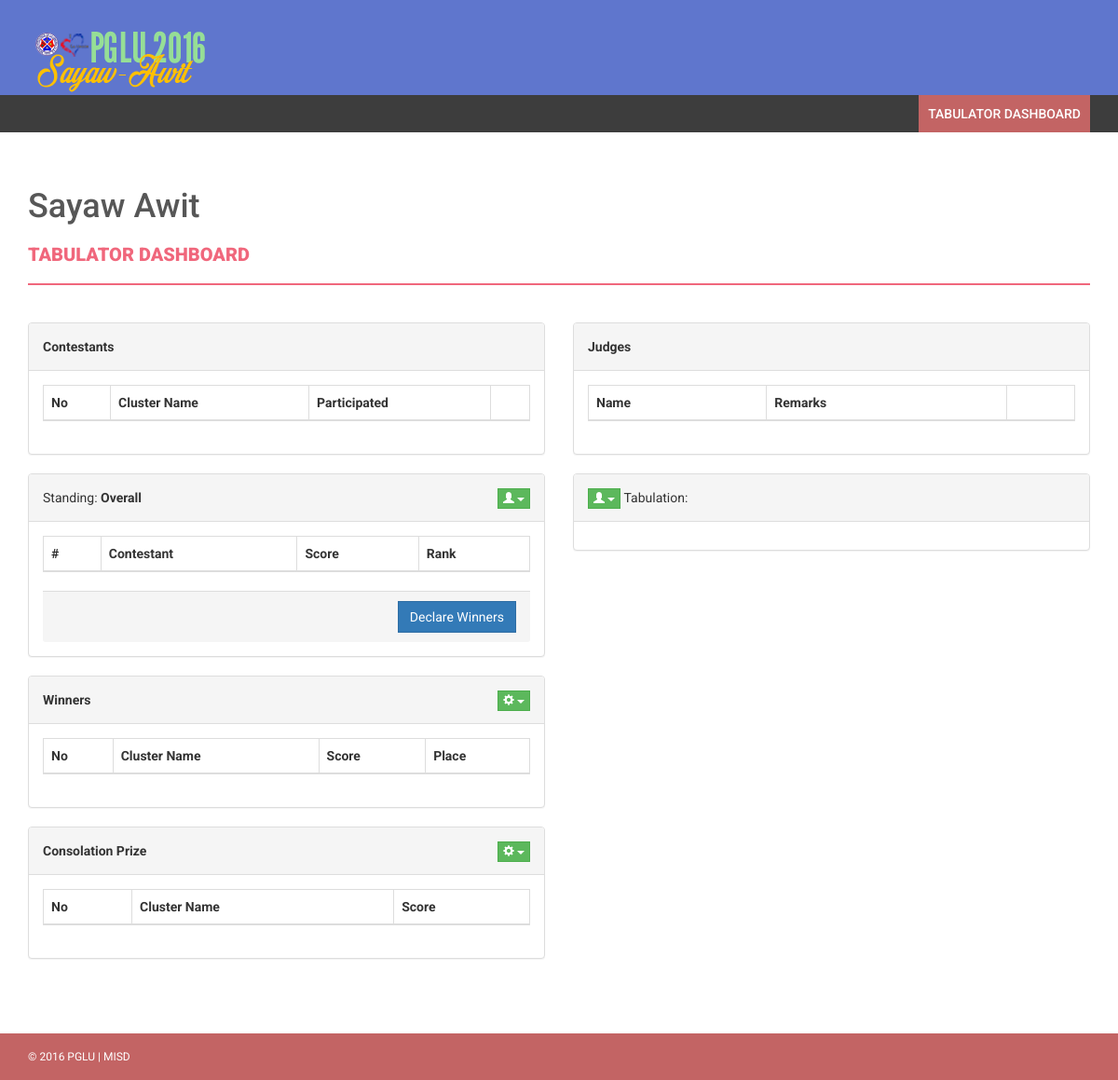
/tabulator/index.php, run on an earlier commit of the app's database.
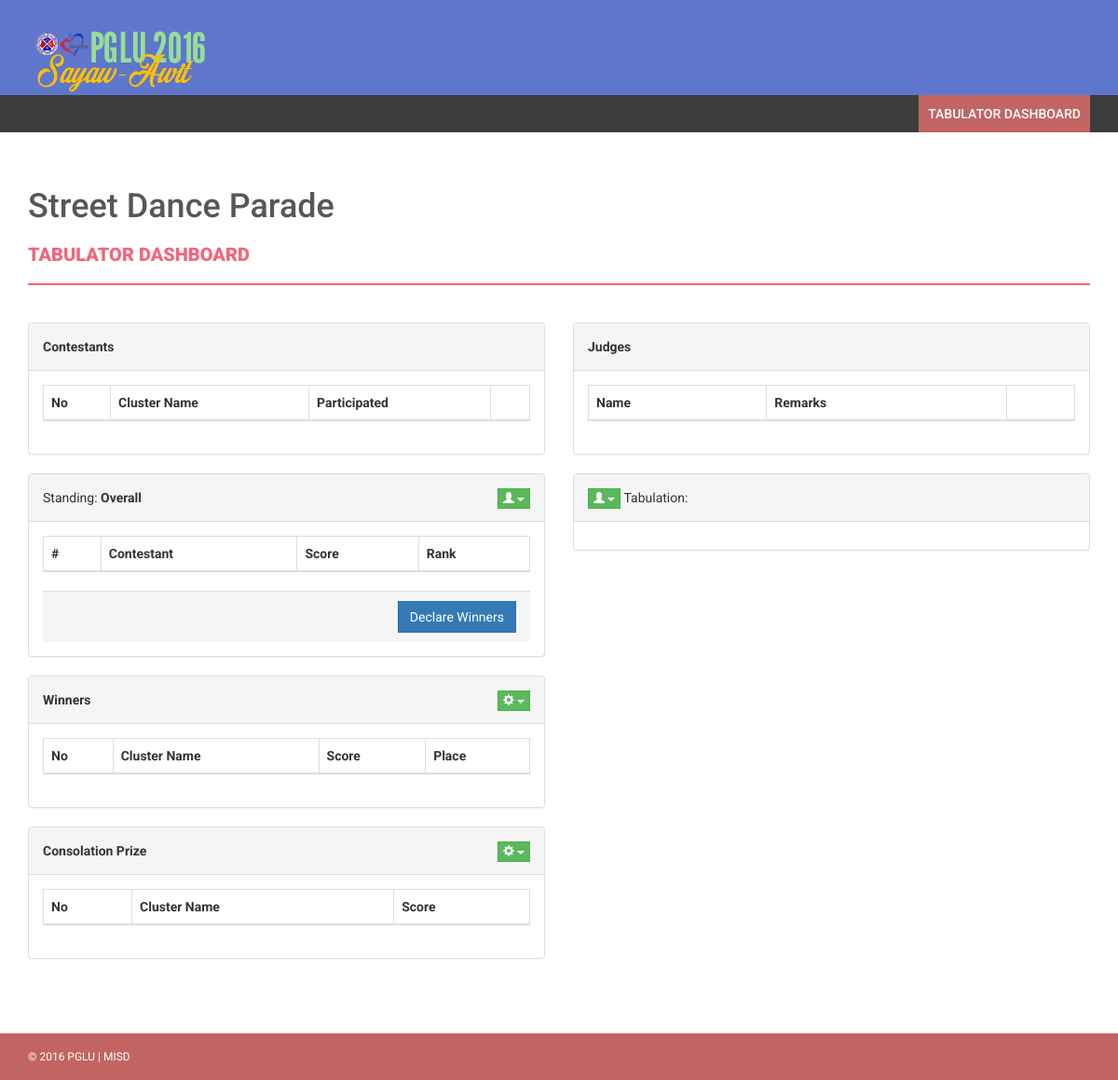
And on a later commit of the database.
### tables this page shows
CREATE TABLE `preferences` (
  `id` int(10) NOT NULL,
  `title` varchar(100) NOT NULL,
  `on_going_contestant` int(10) NOT NULL,
  `minimum_score` int(10) NOT NULL,
  `maximum_score` int(10) NOT NULL,
  `signup_token` int(10) NOT NULL,
  `admin_token` varchar(50) DEFAULT NULL
);

### db.php (called while the page is built, shortened)
<?php
class pdo_db {
	var $db;
	function __construct($table = "") {
		$server = "localhost";
		$db_name = "tabulation";
		$dsn = "mysql:host=$server;dbname=$db_name;charset=utf8";
		$username = "root";
		$password = "root";
		$this->db = new PDO($dsn, $username, $password, array(PDO::ATTR_EMULATE_PREPARES => false, PDO::ATTR_ERRMODE => PDO::ERRMODE_EXCEPTION));
	}
	function getData($sql) {
		$stmt = $this->db->query($sql);
		$results = $stmt->fetchAll(PDO::FETCH_ASSOC);
		return $results;
	}
}
?>

### tabulator/index.php (the view, shortened to what this page needs)
<?php
require_once '../db.php';
$con = new pdo_db();
$preferences = ($con->getData("SELECT * FROM preferences WHERE id = 1"))[0];
?>
<!DOCTYPE html>
<html xmlns="http://www.w3.org/1999/xhtml">
<head>
    <link href="../assets/css/bootstrap.css" rel="stylesheet" />
    <link href="../assets/css/font-awesome.css" rel="stylesheet" />
    <link href="../assets/css/style.css" rel="stylesheet" />
</head>
<body ng-app="dashboard" ng-controller="dashboardCtrl">
    <div class="navbar navbar-inverse set-radius-zero">
        <div class="container">
            <div class="navbar-header">
                <a class="navbar-brand" href="index.php">
                    <img src="../assets/img/logo.png" />
                </a>
            </div>
            <div class="left-div">
                <div class="user-settings-wrapper">
                    <ul class="nav">
                    </ul>
                </div>
            </div>
        </div>
    </div>
    <section class="menu-section">
        <div class="container">
            <div class="row">
                <div class="col-md-12">
                    <div class="navbar-collapse collapse ">
                        <ul id="menu-top" class="nav navbar-nav navbar-right">
                            <li><a class="menu-top-active" href="index.php">Tabulator Dashboard</a></li>
                        </ul>
                    </div>
                </div>
            </div>
        </div>
    </section>
    <div class="content-wrapper">
        <div class="container">
            <div class="row">
                <div class="col-md-12">
                    <h1 style="color: #575757;"><?php echo $preferences['title']; ?></h1>
				</div>
			</div>
            <div class="row">
                <div class="col-md-12">
                    <h4 class="page-head-line">Tabulator Dashboard</h4>
                </div>
            </div>
            <div class="row">
                <div class="col-md-6">
					<div class="panel panel-default">
						<div class="panel-heading">
							<strong>Contestants</strong>
						</div>
						<div class="panel-body">
							<table class="table table-striped table-bordered table-hover">
								<thead>
									<tr><th>No</th><th>Cluster Name</th><th>Participated</th><th>&nbsp;</th></tr>
								</thead>
							</table>
						</div>
					</div>
					<div class="panel panel-default">
						<div class="panel-heading">Standing: <strong>{{views.filter}}</strong>
							<div class="pull-right" >
								<div class="dropdown">
								  <button class="btn btn-success dropdown-toggle btn-xs" type="button" data-toggle="dropdown" aria-expanded="true">
									<span class="glyphicon glyphicon-user"></span>
									<span class="caret"></span>
								  </button>
								</div>
							</div>
						</div>
						<div class="panel-body">
						<div class="table-responsive">
							<table class="table table-striped table-bordered table-hover">
								<thead>
									<tr><th>#</th><th>Contestant</th><th>Score</th><th>Rank</th></tr>
								</thead>
							</table>
						</div>
						<div class="panel-footer">
							<a href="#" class="pull-right btn btn-primary" ng-disabled="views.declareWinners" ng-click="declareWinners()">Declare Winners</a>
						</div>
						</div>
					</div>
					<div class="panel panel-default">
						<div class="panel-heading">
							<strong>Winners</strong>
							<div class="pull-right" >
								<div class="dropdown">
								  <button class="btn btn-success dropdown-toggle btn-xs" type="button" data-toggle="dropdown" aria-expanded="true">
									<span class="glyphicon glyphicon-cog"></span>
									<span class="caret"></span>
								  </button>
								</div>
							</div>
						</div>
						<div class="panel-body">
							<table class="table table-striped table-bordered table-hover">
								<thead>
									<tr><th>No</th><th>Cluster Name</th><th>Score</th><th>Place</th></tr>
								</thead>
							</table>
						</div>
					</div>
					<div class="panel panel-default">
						<div class="panel-heading">
							<strong>Consolation Prize</strong>
							<div class="pull-right" >
								<div class="dropdown">
								  <button class="btn btn-success dropdown-toggle btn-xs" type="button" data-toggle="dropdown" aria-expanded="true">
									<span class="glyphicon glyphicon-cog"></span>
									<span class="caret"></span>
								  </button>
								</div>
							</div>
						</div>
						<div class="panel-body">
							<table class="table table-striped table-bordered table-hover">
								<thead>
									<tr><th>No</th><th>Cluster Name</th><th>Score</th></tr>
								</thead>
							</table>
						</div>
					</div>
                </div>
                <div class="col-md-6">
					<div class="panel panel-default">
						<div class="panel-heading">
							<strong>Judges</strong>
						</div>
						<div class="panel-body">
							<table class="table table-striped table-bordered table-hover">
								<thead>
									<tr><th>Name</th><th>Remarks</th><th>&nbsp;</th></tr>
								</thead>
							</table>
						</div>
					</div>
					<div class="panel panel-default">
						<div class="panel-heading">
							<div class="pull-left" >
								<div class="dropdown">
								  <button class="btn btn-success dropdown-toggle btn-xs" type="button" data-toggle="dropdown" aria-expanded="true">
									<span class="glyphicon glyphicon-user"></span>
									<span class="caret"></span>
								  </button>
								</div>
							</div>
						&nbsp;Tabulation: <span style="border: 0!important;" ng-show="views.contestant_no != 0?true:false">{{views.contestant_no}}</span>&nbsp;&nbsp;<strong>{{views.contestant}}</strong>
						</div>
						<div class="panel-body">
						</div>
					</div>
                </div>
            </div>
        </div>
    </div>
    <footer>
        <div class="container">
            <div class="row">
                <div class="col-md-12">
                    &copy; 2016 PGLU | MISD
                </div>
            </div>
        </div>
    </footer>
</body>
</html>

### assets/css/style.css (style rules this page uses)
body { font-family: 'Roboto', sans-serif; line-height: 30px; }
.set-radius-zero { border-radius: 0px; -moz-border-radius: 0px; -webkit-border-radius: 0px; }
.content-wrapper { margin-top: 40px; min-height: 600px; padding-bottom: 60px; }
.page-head-line { font-weight: 900; padding-bottom: 20px; border-bottom: 2px solid #F0677C; text-transform: uppercase; color: #F0677C; font-size: 20px; margin-bottom: 40px; }
.btn { border-radius: 0px; -webkit-border-radius: 0px; -moz-border-radius: 0px; }
.left-div { padding-left: 30px; margin-top: 40px; margin-bottom: 30px; }
.navbar-brand { width: 250px; padding-top: 30px; }
.user-settings-wrapper { margin-top: 10px; }
.menu-section { background-color: #3D3D3D; }
#menu-top a { color: #FFF; text-decoration: none; font-weight: 500; padding: 10px 10px 10px 10px; text-transform: uppercase; }
.menu-top-active { background-color: #C36464; }
.navbar-inverse { background-color: #5f76cd; border-color: transparent; }
.navbar { margin-bottom: 0px; }
footer { padding: 10px; color: #fff; font-size: 12px; background-color: #C36464; }

What changed in the data, as far as the page shows it:
changed preferences: title "Sayaw Awit" → "Street Dance Parade"
